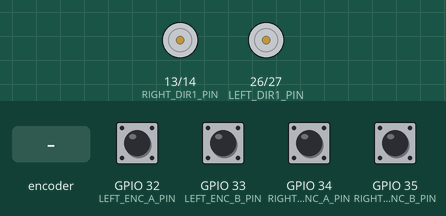
Recording of a program running on a simulated ESP32. Shown: motor-driver pin pairs drawn as motors (green arrow = first pin HIGH = forward, orange = second pin HIGH = backward, longer = more drive, scaled by the enable pin). Inputs (shaded band) come from the test bench; at power-on: GPIO 32 (LEFT_ENC_A_PIN), GPIO 33 (LEFT_ENC_B_PIN), GPIO 34 (RIGHT_ENC_A_PIN), GPIO 35 (RIGHT_ENC_B_PIN) HIGH. What the program prints to the serial monitor is not drawn.

Above: at 1.2 s.
1.3 s: rotary encoder on GPIO 32 (LEFT_ENC_A_PIN) / GPIO 33 (LEFT_ENC_B_PIN) turned 3 steps (first pin leading)
At 1.56 s:
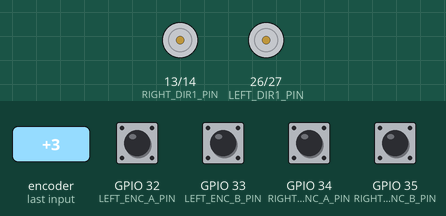
3.4 s: GPIO 34 (RIGHT_ENC_A_PIN) pulled LOW for 0.15 s
At 4.0 s:
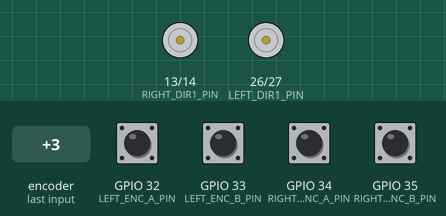
5.0 s: rotary encoder on GPIO 32 (LEFT_ENC_A_PIN) / GPIO 33 (LEFT_ENC_B_PIN) turned 1 step (first pin leading)
At 5.8 s:
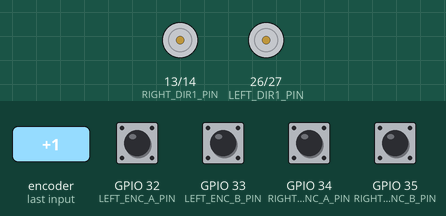
6.7 s: rotary encoder on GPIO 32 (LEFT_ENC_A_PIN) / GPIO 33 (LEFT_ENC_B_PIN) turned 2 steps (second pin leading)
8.6 s: GPIO 34 (RIGHT_ENC_A_PIN) pulled LOW for 1 s
At 10.8 s:
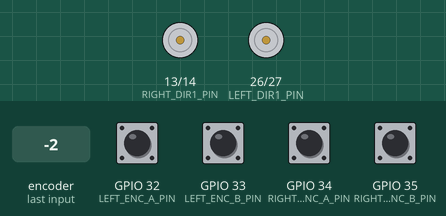
11.1 s: GPIO 34 (RIGHT_ENC_A_PIN) pulsed LOW 5 times (0.12 s each, 0.3 s apart)
Timing chart, 0 to 14.1 s (numbered marks = the images above; inputs shaded):
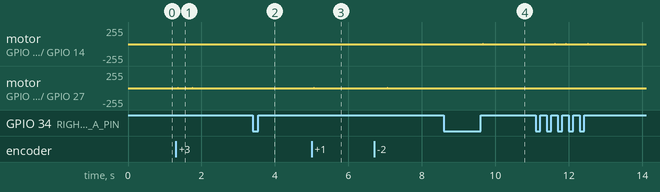

The program:

main.cpp
```cpp
/**
 * Trash Bot ESP32 Firmware
 *
 * Receives velocity commands from Raspberry Pi via Serial
 * Controls two DC motors with PID control
 * Reads quadrature encoders and sends tick data back to Pi
 *
 * Hardware:
 * - ESP32 Dev Board
 * - Motor Driver (H-Bridge) - e.g., L298N or TB6612FNG
 * - 2x DC Motors with Quadrature Encoders
 *
 * Pin Configuration:
 * Left Motor:
 *   - PWM: GPIO 25
 *   - DIR1: GPIO 26
 *   - DIR2: GPIO 27
 *   - Encoder A: GPIO 32
 *   - Encoder B: GPIO 33
 *
 * Right Motor:
 *   - PWM: GPIO 12
 *   - DIR1: GPIO 13
 *   - DIR2: GPIO 14
 *   - Encoder A: GPIO 34
 *   - Encoder B: GPIO 35
 */

#include <Arduino.h>

// ============================================================================
// PIN DEFINITIONS
// ============================================================================

// Left Motor Pins
const int LEFT_PWM_PIN = 25;
const int LEFT_DIR1_PIN = 26;
const int LEFT_DIR2_PIN = 27;
const int LEFT_ENC_A_PIN = 32;
const int LEFT_ENC_B_PIN = 33;

// Right Motor Pins
const int RIGHT_PWM_PIN = 12;
const int RIGHT_DIR1_PIN = 13;
const int RIGHT_DIR2_PIN = 14;
const int RIGHT_ENC_A_PIN = 34;
const int RIGHT_ENC_B_PIN = 35;

// ============================================================================
// CONSTANTS
// ============================================================================

const int PWM_FREQUENCY = 20000;  // 20 kHz
const int PWM_RESOLUTION = 8;     // 8-bit (0-255)
const int PWM_CHANNEL_LEFT = 0;
const int PWM_CHANNEL_RIGHT = 1;

const int ENCODER_TICKS_PER_REV = 360;  // Adjust based on your encoder
const float WHEEL_RADIUS = 0.0325;      // meters
const float WHEEL_CIRCUMFERENCE = 2.0 * PI * WHEEL_RADIUS;
const float METERS_PER_TICK = WHEEL_CIRCUMFERENCE / ENCODER_TICKS_PER_REV;

const unsigned long SERIAL_SEND_INTERVAL = 50;  // milliseconds (20 Hz)
const unsigned long PID_UPDATE_INTERVAL = 10;    // milliseconds (100 Hz)

// ============================================================================
// PID CONTROLLER CLASS
// ============================================================================

class PIDController {
private:
  float kp, ki, kd;
  float setpoint;
  float integral;
  float previous_error;
  float output_min, output_max;

public:
  PIDController(float p, float i, float d, float min_out, float max_out)
    : kp(p), ki(i), kd(d), setpoint(0), integral(0),
      previous_error(0), output_min(min_out), output_max(max_out) {}

  void setSetpoint(float sp) {
    setpoint = sp;
  }

  float compute(float measured_value, float dt) {
    float error = setpoint - measured_value;

    integral += error * dt;

    // Anti-windup
    if (integral > output_max) integral = output_max;
    if (integral < output_min) integral = output_min;

    float derivative = (error - previous_error) / dt;
    previous_error = error;

    float output = kp * error + ki * integral + kd * derivative;

    // Clamp output
    if (output > output_max) output = output_max;
    if (output < output_min) output = output_min;

    return output;
  }

  void reset() {
    integral = 0;
    previous_error = 0;
  }
};

// ============================================================================
// GLOBAL VARIABLES
// ============================================================================

// Encoder counts
volatile long left_encoder_ticks = 0;
volatile long right_encoder_ticks = 0;

// Target velocities (m/s)
float left_target_velocity = 0.0;
float right_target_velocity = 0.0;

// Measured velocities (m/s)
float left_measured_velocity = 0.0;
float right_measured_velocity = 0.0;

// Previous encoder counts for velocity calculation
long prev_left_ticks = 0;
long prev_right_ticks = 0;

// PID Controllers
PIDController left_pid(50.0, 20.0, 5.0, -255.0, 255.0);
PIDController right_pid(50.0, 20.0, 5.0, -255.0, 255.0);

// Timing
unsigned long last_serial_send = 0;
unsigned long last_pid_update = 0;
unsigned long last_velocity_calc = 0;

// Serial communication buffer
byte serial_buffer[16];
int buffer_index = 0;

// ============================================================================
// INTERRUPT SERVICE ROUTINES
// ============================================================================

void IRAM_ATTR leftEncoderISR() {
  if (digitalRead(LEFT_ENC_B_PIN)) {
    left_encoder_ticks++;
  } else {
    left_encoder_ticks--;
  }
}

void IRAM_ATTR rightEncoderISR() {
  if (digitalRead(RIGHT_ENC_B_PIN)) {
    right_encoder_ticks++;
  } else {
    right_encoder_ticks--;
  }
}

// ============================================================================
// MOTOR CONTROL FUNCTIONS
// ============================================================================

void setMotorSpeed(int pwm_channel, int dir1_pin, int dir2_pin, float pwm_value) {
  if (pwm_value > 0) {
    digitalWrite(dir1_pin, HIGH);
    digitalWrite(dir2_pin, LOW);
    ledcWrite(pwm_channel, (int)abs(pwm_value));
  } else if (pwm_value < 0) {
    digitalWrite(dir1_pin, LOW);
    digitalWrite(dir2_pin, HIGH);
    ledcWrite(pwm_channel, (int)abs(pwm_value));
  } else {
    digitalWrite(dir1_pin, LOW);
    digitalWrite(dir2_pin, LOW);
    ledcWrite(pwm_channel, 0);
  }
}

void stopMotors() {
  setMotorSpeed(PWM_CHANNEL_LEFT, LEFT_DIR1_PIN, LEFT_DIR2_PIN, 0);
  setMotorSpeed(PWM_CHANNEL_RIGHT, RIGHT_DIR1_PIN, RIGHT_DIR2_PIN, 0);
}

// ============================================================================
// SERIAL COMMUNICATION
// ============================================================================

void processSerialCommand() {
  // Message format from Pi:
  // [0xFF][0x01][left_vel(float)][right_vel(float)][checksum]
  // Total: 11 bytes

  if (Serial.available() >= 11) {
    // Look for start byte
    if (Serial.read() == 0xFF) {
      byte cmd_type = Serial.read();

      if (cmd_type == 0x01) {  // Velocity command
        // Read velocity data
        byte vel_data[8];
        Serial.readBytes(vel_data, 8);
        byte checksum = Serial.read();

        // Verify checksum
        byte calc_checksum = cmd_type;
        for (int i = 0; i < 8; i++) {
          calc_checksum += vel_data[i];
        }
        calc_checksum %= 256;

        if (checksum == calc_checksum) {
          // Extract velocities
          float left_vel, right_vel;
          memcpy(&left_vel, vel_data, 4);
          memcpy(&right_vel, vel_data + 4, 4);

          left_target_velocity = left_vel;
          right_target_velocity = right_vel;

          // Update PID setpoints
          left_pid.setSetpoint(left_target_velocity);
          right_pid.setSetpoint(right_target_velocity);
        }
      }
    }
  }
}

void sendEncoderData() {
  // Message format to Pi:
  // [0xFF][0x02][left_ticks(int32)][right_ticks(int32)][checksum]
  // Total: 11 bytes

  byte message[11];
  message[0] = 0xFF;  // Start byte
  message[1] = 0x02;  // Message type: encoder data

  // Copy volatile encoder ticks to non-volatile variables first
  long left_ticks_copy = left_encoder_ticks;
  long right_ticks_copy = right_encoder_ticks;

  // Copy encoder ticks
  memcpy(message + 2, &left_ticks_copy, 4);
  memcpy(message + 6, &right_ticks_copy, 4);

  // Calculate checksum
  byte checksum = 0;
  for (int i = 1; i < 10; i++) {
    checksum += message[i];
  }
  message[10] = checksum % 256;

  // Send message
  Serial.write(message, 11);
}

// ============================================================================
// VELOCITY CALCULATION
// ============================================================================

void calculateVelocities(float dt) {
  // Calculate change in ticks
  long d_left = left_encoder_ticks - prev_left_ticks;
  long d_right = right_encoder_ticks - prev_right_ticks;

  // Calculate velocities (m/s)
  left_measured_velocity = (d_left * METERS_PER_TICK) / dt;
  right_measured_velocity = (d_right * METERS_PER_TICK) / dt;

  // Update previous counts
  prev_left_ticks = left_encoder_ticks;
  prev_right_ticks = right_encoder_ticks;
}

// ============================================================================
// SETUP
// ============================================================================

void setup() {
  // Initialize Serial
  Serial.begin(115200);

  // Configure motor pins
  pinMode(LEFT_DIR1_PIN, OUTPUT);
  pinMode(LEFT_DIR2_PIN, OUTPUT);
  pinMode(RIGHT_DIR1_PIN, OUTPUT);
  pinMode(RIGHT_DIR2_PIN, OUTPUT);

  // Configure PWM
  ledcSetup(PWM_CHANNEL_LEFT, PWM_FREQUENCY, PWM_RESOLUTION);
  ledcSetup(PWM_CHANNEL_RIGHT, PWM_FREQUENCY, PWM_RESOLUTION);
  ledcAttachPin(LEFT_PWM_PIN, PWM_CHANNEL_LEFT);
  ledcAttachPin(RIGHT_PWM_PIN, PWM_CHANNEL_RIGHT);

  // Configure encoder pins
  pinMode(LEFT_ENC_A_PIN, INPUT_PULLUP);
  pinMode(LEFT_ENC_B_PIN, INPUT_PULLUP);
  pinMode(RIGHT_ENC_A_PIN, INPUT_PULLUP);
  pinMode(RIGHT_ENC_B_PIN, INPUT_PULLUP);

  // Attach interrupts
  attachInterrupt(digitalPinToInterrupt(LEFT_ENC_A_PIN), leftEncoderISR, RISING);
  attachInterrupt(digitalPinToInterrupt(RIGHT_ENC_A_PIN), rightEncoderISR, RISING);

  // Stop motors
  stopMotors();

  // Initialize timing
  last_serial_send = millis();
  last_pid_update = millis();
  last_velocity_calc = millis();

  Serial.println("Trash Bot ESP32 Firmware Initialized");
}

// ============================================================================
// MAIN LOOP
// ============================================================================

void loop() {
  unsigned long current_time = millis();

  // Process incoming serial commands
  processSerialCommand();

  // Calculate velocities at regular intervals
  if (current_time - last_velocity_calc >= 50) {  // 20 Hz
    float dt = (current_time - last_velocity_calc) / 1000.0;
    calculateVelocities(dt);
    last_velocity_calc = current_time;
  }

  // Update PID and motor control
  if (current_time - last_pid_update >= PID_UPDATE_INTERVAL) {
    float dt = (current_time - last_pid_update) / 1000.0;

    // Compute PID outputs
    float left_pwm = left_pid.compute(left_measured_velocity, dt);
    float right_pwm = right_pid.compute(right_measured_velocity, dt);

    // Apply to motors
    setMotorSpeed(PWM_CHANNEL_LEFT, LEFT_DIR1_PIN, LEFT_DIR2_PIN, left_pwm);
    setMotorSpeed(PWM_CHANNEL_RIGHT, RIGHT_DIR1_PIN, RIGHT_DIR2_PIN, right_pwm);

    last_pid_update = current_time;
  }

  // Send encoder data to Pi
  if (current_time - last_serial_send >= SERIAL_SEND_INTERVAL) {
    sendEncoderData();
    last_serial_send = current_time;
  }
}
```

Measured:
- after the input at 1.3 s, motor on GPIO 26 (LEFT_DIR1_PIN) / GPIO 27 (LEFT_DIR2_PIN): stopped → forward 6/255 after 0.06 s, then repeats every 0.20 s: stopped 0.04 s, backward 5/255 0.01 s, stopped 0.14 s, forward 6/255 0.01 s, until it stays stopped from 1.8 s
- after the input at 3.4 s, motor on GPIO 13 (RIGHT_DIR1_PIN) / GPIO 14 (RIGHT_DIR2_PIN): stopped → backward 6/255 after 0.16 s, → stopped 0.01 s later, → forward 5/255 0.04 s later, → stopped 0.01 s later
- after the input at 5.0 s, motor on GPIO 26 (LEFT_DIR1_PIN) / GPIO 27 (LEFT_DIR2_PIN): stopped → forward 5/255 after 0.06 s, → stopped 0.01 s later, → backward 5/255 0.04 s later, → stopped 0.01 s later
- after the input at 8.6 s, motor on GPIO 13 (RIGHT_DIR1_PIN) / GPIO 14 (RIGHT_DIR2_PIN): stopped → backward 5/255 after 1.0 s, → stopped 0.01 s later, → forward 5/255 0.04 s later, → stopped 0.01 s later
